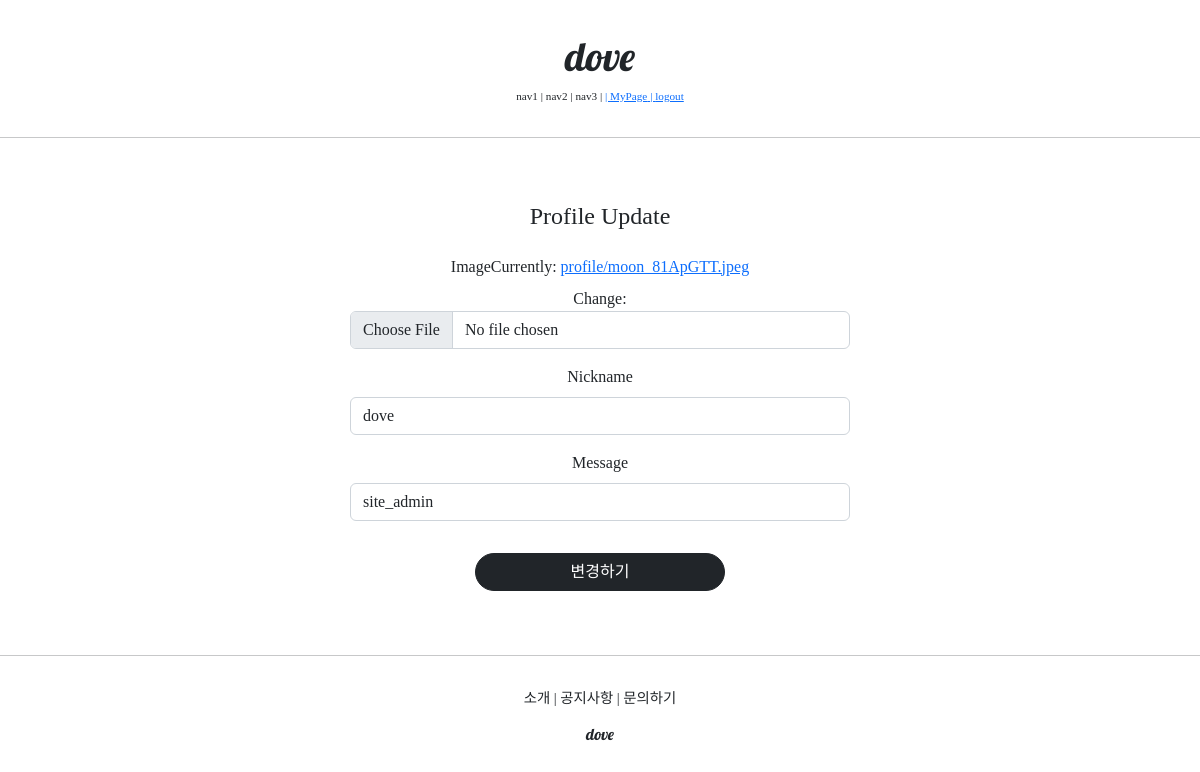
Page /profile/update/1 (signed in) on the earlier database version.
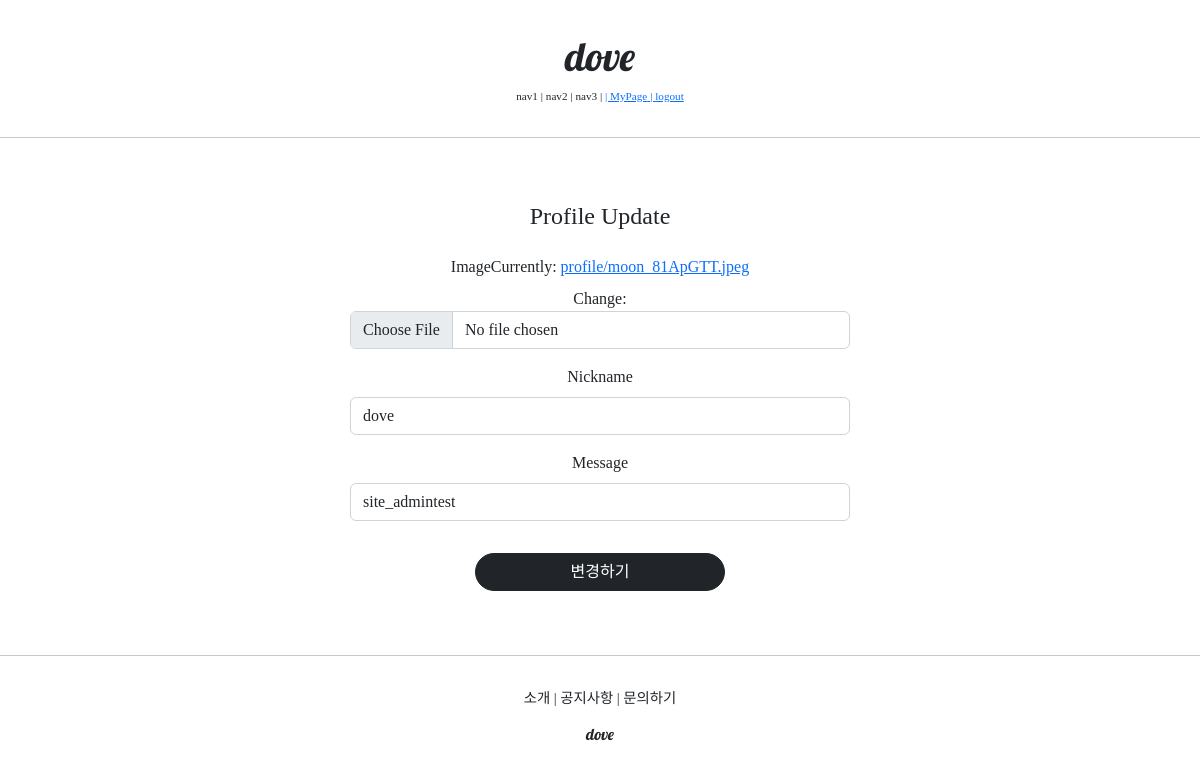
Same page on the later database version.
### profileapp/models.py (models this page shows)
class Profile(models.Model):
    user = models.OneToOneField(User, on_delete=models.CASCADE, related_name="profile")
    image = models.ImageField(upload_to='profile/', null=True) #프로필 사진 필드. setting.py에서 정의한 media/에 profile폴더가 새로 만들어진다. null은 이미지를 안 올려도 된다는 뜻
    nickname = models.CharField(max_length=20, unique=True, null=True) #닉네임 필드
    message = models.CharField(max_length=100, null=True) #간단한 소개 필드

### profileapp/views.py (the view, shortened to what this page needs)
# urls.py: path('update/<int:pk>', ProfileUpdateView.as_view(), name='update'),
@method_decorator(profile_ownership_required,'get')
@method_decorator(profile_ownership_required,'post')
class ProfileUpdateView(UpdateView): #사실 Update는 기존 내용 수정이기 때문에 CreateView와 거의 유사하다.
    model = Profile
    context_object_name = 'target_profile'
    form_class = ProfileCreationForm #이것도 그대로 쓴다
    success_url = reverse_lazy("accountapp:hello_world")
    template_name = 'profileapp/update.html'

### profileapp/forms.py
class ProfileCreationForm(ModelForm): #클래스의 인자는 상속을 의미하는 것 기억
    class Meta:
        model = Profile #내부 클래스 Meta는 고정, 여기서 model을 받아온다
        fields = ['image', 'nickname', 'message']	#model과 field, Meta는 고정 형식이다. form은 말 그대로 html의 form이다 fields s 빼먹으면 클난다..

### profileapp/templates/profileapp/update.html (shortened to what this page needs)
{% extends 'base.html' %}
{% load bootstrap4 %}
{% block content %}
	<div style="text-align:center; max-width:500px; margin:4rem auto;">
        <div class="mb-4">
            <h4>Profile Update</h4>
        </div>
        <form action="{% url 'profileapp:update' pk=target_profile.pk %}" method="post", enctype='multipart/form-data'>
            {% bootstrap_form form %}
            <input type="submit" class="btn btn-dark rounded-pill col-6 mt-3" value="변경하기">
        </form>
    </div>
{% endblock %}

### templates/base.html
<!DOCTYPE html>
<html lang='ko'>
    {% include 'head.html' %}
    <body style="font-family:'NanumSquareR';">
        {% include 'header.html' %}
        <hr>
        {% block content %}
        {% endblock %}
        <hr>
        {% include 'footer.html' %}
    </body>
</html>

### templates/head.html (shortened to what this page needs)
{% load static %}
<head>
    <link rel="stylesheet" href="https://cdn.jsdelivr.net/npm/bootstrap@5.2.2/dist/css/bootstrap.min.css">
    <link rel="stylesheet" type="text/css" href="{% static 'base.css' %}">
</head>

### templates/header.html
<div class="dove_header">
    <div>
        <h1 class="dove_logo" style="margin-top:1rem;">dove</h1>
    </div>
    <div style="font-size:.7rem;">
        <span>nav1</span> |
        <span>nav2</span> |
        <span>nav3</span> |
        {% if not user.is_authenticated %}
        <a href="{% url 'accountapp:login' %}?next={{ request.path }}">
            <span>login</span> |
        </a>
        <a href="{% url 'accountapp:create' %}">
        	<span>SignUp</span>
        </a>
        {% else %}
        <a href="{% url 'accountapp:detail' pk=user.pk %}">
            | <span>MyPage</span> |
        </a>
        <a href="{% url 'accountapp:logout' %}?next={{ request.path }}">
            <span>logout</span>
        </a>
        {% endif %}
    </div>
</div>

### templates/footer.html
<div class="dove_footer">
    <div class="dove_footer_btn" style="font-size:.9rem;">
        <span>소개</span> |
        <span>공지사항</span> |
        <span>문의하기</span>
    </div>
    <div style="margin-top:1rem;">
        <h6 class="dove_logo">dove</h6>
    </div>
</div>

### static/base.css (style rules this page uses)
.dove_logo { font-family: 'Lobster', cursive; }
.dove_footer { text-align:center; }
.dove_header { text-align:center; margin:2rem 0; }
.dove_footer_btn { margin-top:2rem; }

Differences in the rows shown:
changed Profile "dove": message "site_admin" → "site_admintest"
